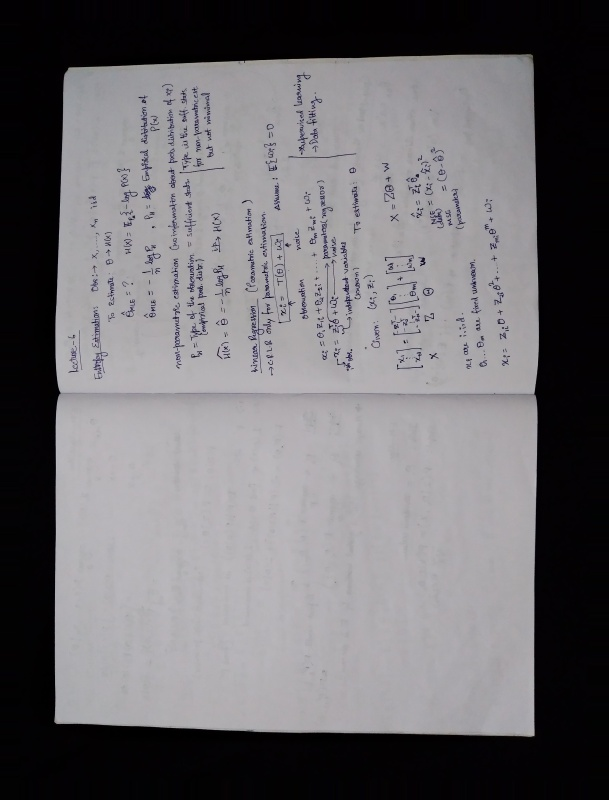
#> input picture A4-paper-sheet-detection-and-cropping/dataset/0.jpg, 609 x 800 px
$ python canny.py --image ../../A4-paper-sheet-detection-and-cropping/dataset/0.jpg
#> lines starting #> are read from the running program, lines starting #| are printed output that depends on the picture; after the words box and inside, x2 and y2 are one past the last pixel; in counts of white or black regions, pixels touching at a corner belong together; long printed decimals are rounded
# import the necessary packages
from pyimagesearch.transform import four_point_transform
from skimage.filters import threshold_local
import numpy as np
import argparse
import cv2
import imutils
# construct the argument parser and parse the arguments
ap = argparse.ArgumentParser()
ap.add_argument("-i", "--image", required = True,
	help = "Path to the image to be scanned")
args = vars(ap.parse_args())
# load the image and compute the ratio of the old height
# to the new height, clone it, and resize it
image = cv2.imread(args["image"])
#> image is the input picture: shape (800, 609, 3); mean B, G, R 112.4, 109.2, 111.2
ratio = image.shape[0] / 500.0
#> ratio = 1.6
orig = image.copy()
image = imutils.resize(image, height = 500)
#> image: shape (500, 380, 3)
# convert the image to grayscale, blur it, and find edges
# in the image
gray = cv2.cvtColor(image, cv2.COLOR_BGR2GRAY)
gray = cv2.GaussianBlur(gray, (5, 5), 0)
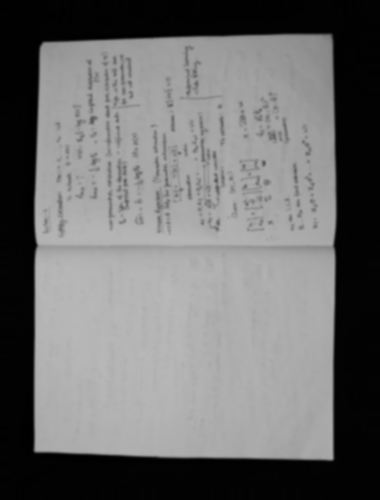
#> gray: shape (500, 380); min 0, max 185, mean 110.1
gray = cv2.medianBlur(gray, 7)
edged = cv2.Canny(gray, 75, 200)
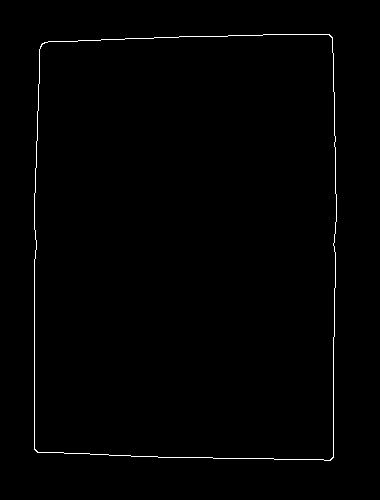
#> edged: shape (500, 380); 0.75% white in thin lines or dots, all inside (x1, y1, x2, y2) = (34, 34, 337, 461)
# show the original image and the edge detected image
print("STEP 1: Edge Detection")
cv2.imshow("Image", image)
cv2.imshow("Edged", edged)
cv2.waitKey(0)
cv2.destroyAllWindows()
# find the contours in the edged image, keeping only the
# largest ones, and initialize the screen contour
cnts = cv2.findContours(edged.copy(), 3, 4)
#> cnts = 2 contours; box (x1, y1, x2, y2) and area: (34, 34, 337, 461) 125324, (34, 34, 337, 461) 125308
cnts = imutils.grab_contours(cnts)
cnts = sorted(cnts, key = cv2.contourArea, reverse = True)[:5]
# loop over the contours
for c in cnts:
	# approximate the contour
	peri = cv2.arcLength(c, True)
	new_img = np.zeros (edged.shape)
	cv2.drawContours(new_img, [c], -1, color=[255], thickness=1)
	print ('peri:', peri)
	cv2.imshow ('img', new_img)
	cv2.waitKey(0)
	approx = cv2.approxPolyDP(c, 0.02 * peri, True)
	new_img = np.zeros (edged.shape)
	cv2.drawContours(new_img, [approx], -1, color=[255], thickness=1)
	cv2.imshow ('img', new_img)
	cv2.waitKey(0)
	# if our approximated contour has four points, then we
	# can assume that we have found our screen
	if len(approx) == 4:
		screenCnt = approx
		break
#> this loop made 1 pass
#> (peri, screenCnt) on pass 1: (1421.9, [[329, 34], [41, 44], [37, 452], [333, 457]])
#| peri: 1421.949
#> pass 1, `cv2.imshow ('img', new_img)`:
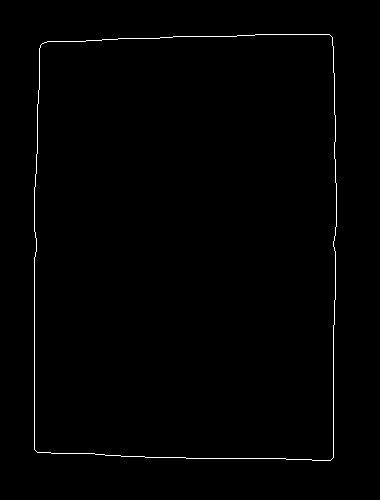
#> window 'img': shape (500, 380); 0.74% white in thin lines or dots, all inside (x1, y1, x2, y2) = (34, 34, 337, 461)
#> pass 1, `cv2.imshow ('img', new_img)`:
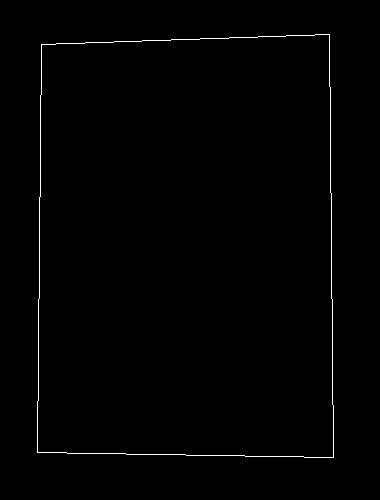
#> window 'img': shape (500, 380); 0.74% white in thin lines or dots, all inside (x1, y1, x2, y2) = (37, 34, 334, 458)
cv2.destroyAllWindows()

# show the contour (outline) of the piece of paper
print("STEP 2: Find contours of paper")
cv2.drawContours(image, [screenCnt], -1, (0, 255, 0), 2)
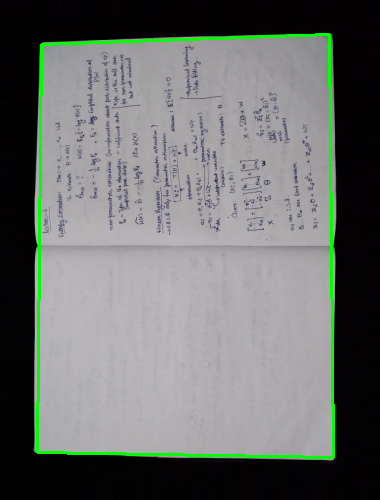
#> image: shape (500, 380, 3); mean B, G, R 108.9, 111.5, 107.7
cv2.imshow("Outline", image)
cv2.waitKey(0)
cv2.destroyAllWindows()
# apply the four point transform to obtain a top-down
# view of the original image
#> (the run stopped early here; a loop or call above may not have finished)

$ run again, on A4-paper-sheet-detection-and-cropping/dataset/11.jpg
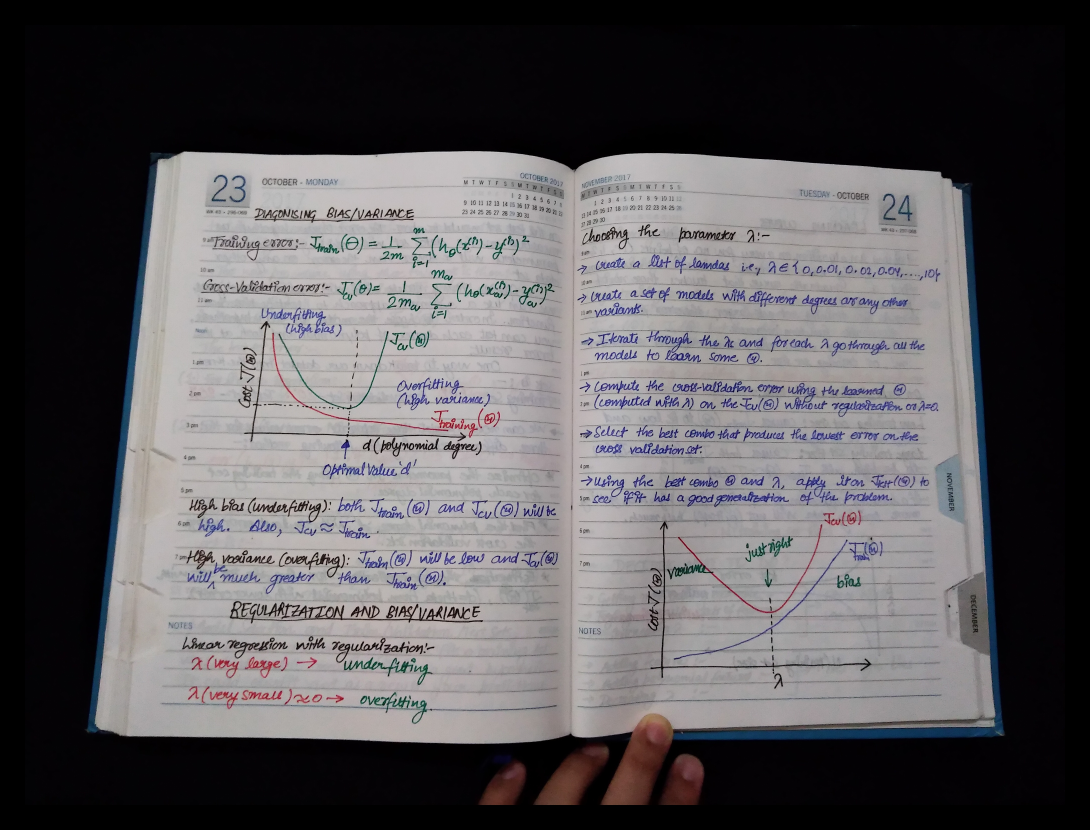
#> input picture A4-paper-sheet-detection-and-cropping/dataset/11.jpg, 4360 x 3320 px (shown at 1/4 size)
#> image is the input picture: shape (3320, 4360, 3); mean B, G, R 89.7, 87.2, 89.7
#> `edged = cv2.Canny(gray, 75, 200)`:
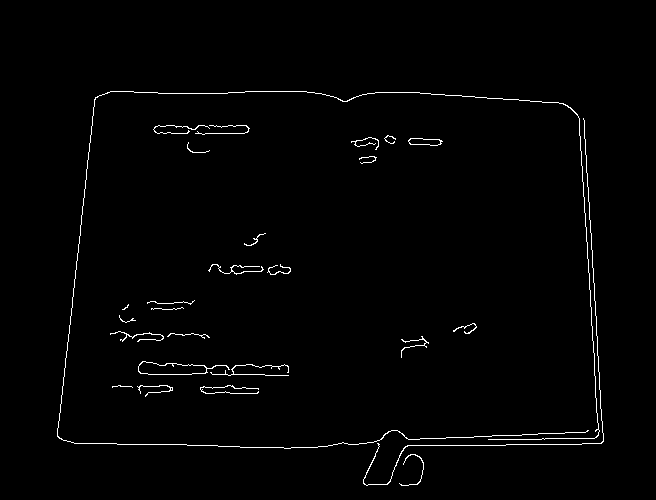
#> edged: shape (500, 656); 1.3% white in thin lines or dots, all inside (x1, y1, x2, y2) = (57, 91, 604, 486)
#> `cnts = cv2.findContours(edged.copy(), 3, 4)`: cnts = 29 contours, 21 with area under 20; largest, box (x1, y1, x2, y2) and area: (138, 361, 230, 375) 686, (138, 361, 207, 375) 671, (408, 138, 441, 146) 187, (409, 138, 443, 146) 184, (210, 364, 289, 376) 62, (57, 91, 600, 449) 61, (363, 118, 604, 486) 38, (137, 385, 173, 397) 26
#> `cnts = sorted(cnts, key = cv2.contourArea, reverse = True)[:5]`: cnts = 5 contours; box (x1, y1, x2, y2) and area: (138, 361, 230, 375) 686, (138, 361, 207, 375) 671, (408, 138, 441, 146) 187, (409, 138, 443, 146) 184, (210, 364, 289, 376) 62
#> the loop `for c in cnts:` made 5 passes
#> (peri, screenCnt) on pass 5: (315.6, [[210, 372], [288, 375], [232, 369], [288, 367]])
#> (printed output is left out)
#> `cv2.drawContours(image, [screenCnt], -1, (0, 255, 0), 2)`:
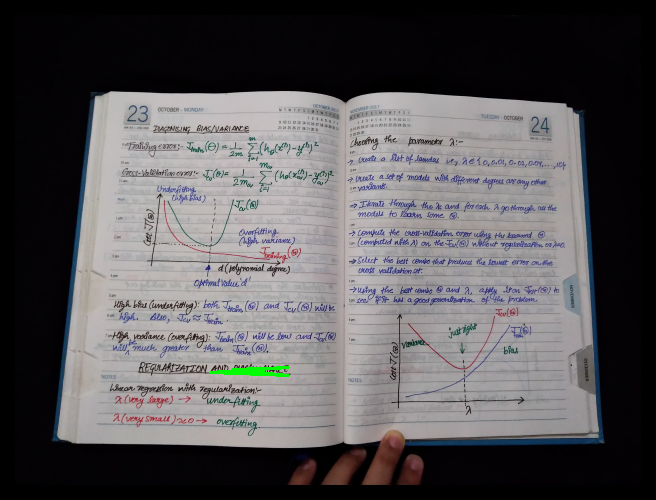
#> image: shape (500, 656, 3); mean B, G, R 89.5, 87.4, 89.4
